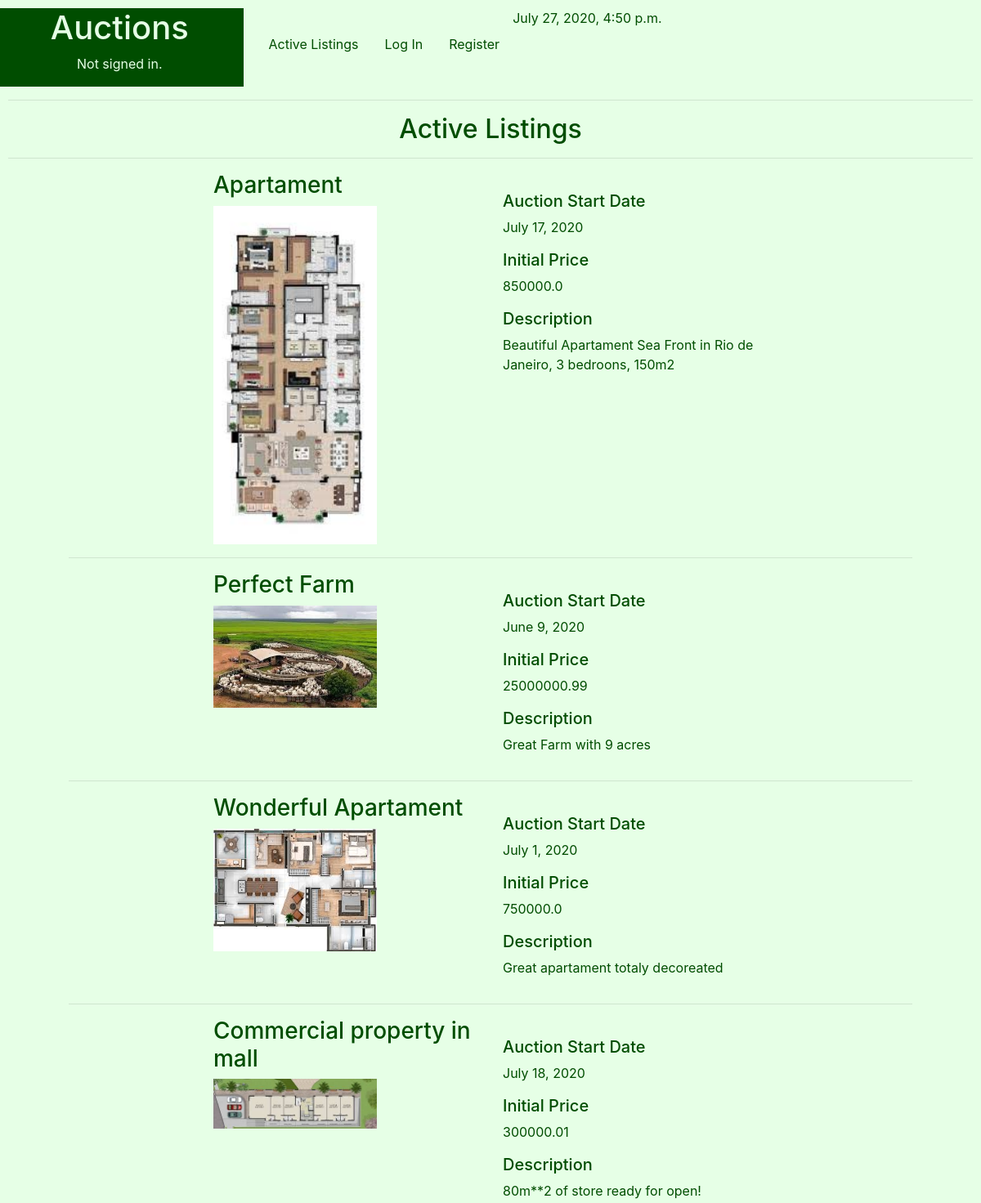
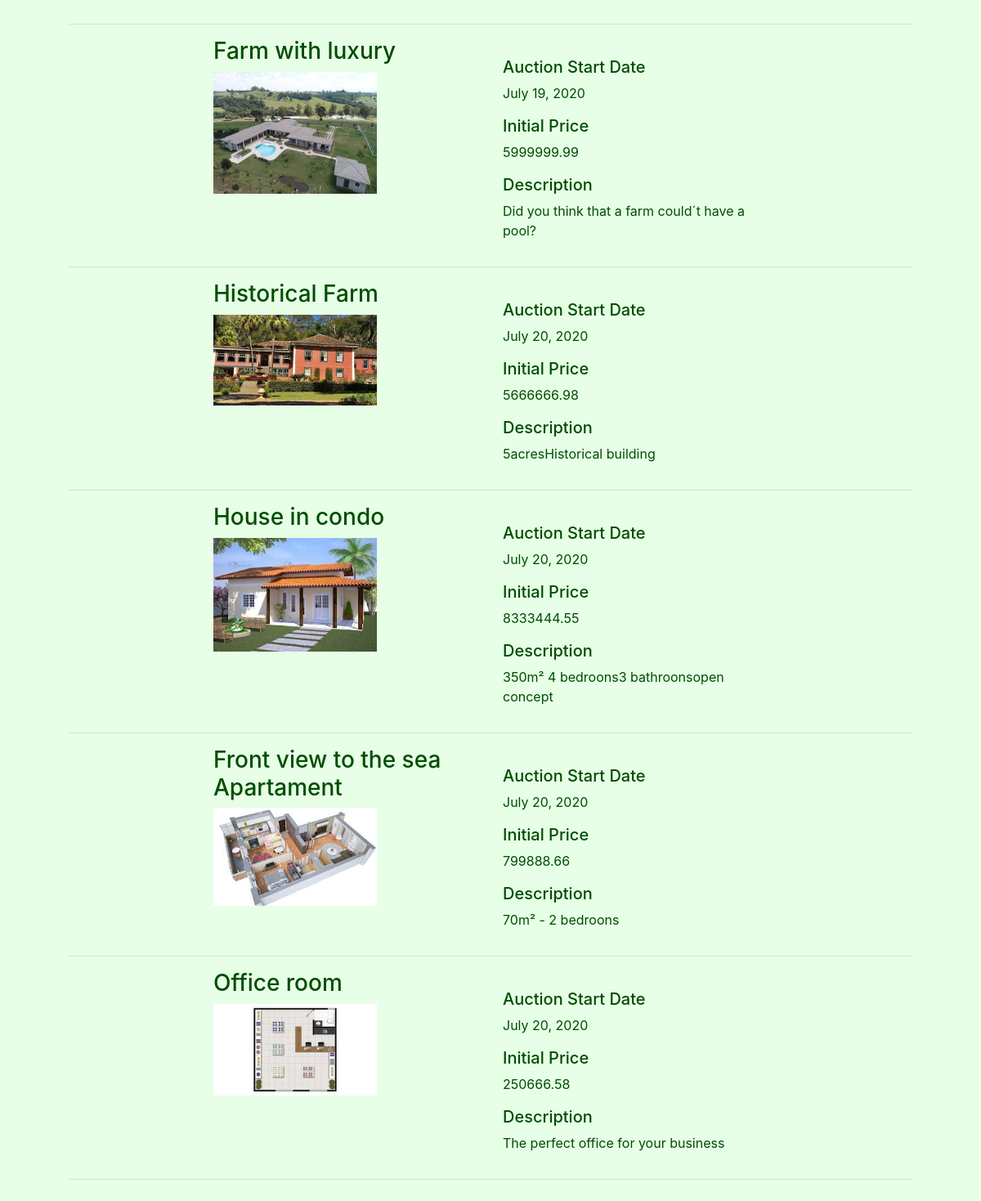
The page / on the database its author committed (2 pictures, top to bottom).
### auctions/models.py (models this page shows, shortened)
class Listings(models.Model):
    STATUS = (
        ('Active', 'Active - Receiving Bids'),
        ('To Begin', 'To Begin - De Auction didn´t start yet'),
        ('Closed', 'Closed - The seller gave up the auction'),
        ('Sold', 'Sold'),
    )
    Ltitle = models.CharField(help_text="Choose a title for your listing",max_length=50)
    Ccode=models.IntegerField(help_text="Categories Ex: 1-Apartament,2-Commercial,3-Farm, 4-House ") #foreign key from PropTypes
    Ldescription = models.CharField(max_length=250)
    Lprice = models.FloatField(help_text="starting bid Just USD") #initial price
    Ldatestart = models.DateField(help_text="Please use the following format: <em>YYYY-MM-DD</em>. for the auction start")
    Lduration = models.IntegerField(help_text="Duration expressed in days" )
    Luser = models.CharField(max_length=25)
    Limage= models.ImageField(upload_to="media", blank=True) #Name of the picture saved on static folder
    Lstatus = models.CharField(max_length=8, choices=STATUS )

### auctions/views.py (the view)
# urls.py: path('', views.index, name='index'),
def index(request):
    d = datetime.now()
    context={
            "d" : d,
            "ActiveListings": Listings.objects.all(),
    }
    return render(request, "auctions/index.html", context)

### auctions/templates/auctions/index.html (shortened to what this page needs)
{% extends "auctions/layout.html" %}
{% block body %}
  <h2 style=" text-align: center;">Active Listings</h2>
  <hr>
    <div class="form-group" >
      <form >
          {% if ActiveListings|length > 0 %}
              {% for Active in ActiveListings %}
                    {%if Active.Lstatus == "Active"%}
                        <div class="container" style="border:#004d00; width:90%">
                            <div class="row"  width="1700px">
                                <div class="col-lg-2">
                                </div>
                                <div class="col-lg-4">
                                    <h3>{{ Active.Ltitle }}</h3>
    		                            <img src=" {{Active.Limage.url}} "  width="200">
                                    <br>
                                </div>
                                <div class="col-lg-4">
                                  <br>
                                  <h5>Auction Start Date  </h5>
                                  <p>{{ Active.Ldatestart }}</p>
                                    <h5>Initial Price </h5>
                                    <p> {{ Active.Lprice }}</p>
                       	          <h5>Description</h5>
    					        	          <p>{{ Active.Ldescription }}</p>
                                </div>
                                <div class="col-lg-2">
                                </div>
                            </div>
                            <hr>
                        </div>
                    {%endif%}
    				  {% endfor %}
          {% else %}
    	         	<div class="form-group">
    		          	<output>No matches found</output>
    	        	</div>
          {% endif %}
    	</form>
    </div>
{% endblock %}

### auctions/static/auctions/styles.css (style rules this page uses)
body { padding: 10px; }

### auctions/templates/auctions/layout.html (style rules this page uses)
body { background-color:#e6ffe6 ; color: #004d00; }

### rows shown on the page
Listings: Ltitle "Apartament", Limage (picture), Ldatestart "July 17, 2020", Lprice "850000.0", Ldescription "Beautiful Apartament Sea Front in Rio de Janeiro, 3 bedroons, 150m2"
Listings: Ltitle "Perfect Farm", Limage (picture), Ldatestart "June 9, 2020", Lprice "25000000.99", Ldescription "Great Farm with 9 acres"
Listings: Ltitle "Wonderful Apartament", Limage (picture), Ldatestart "July 1, 2020", Lprice "750000.0", Ldescription "Great apartament totaly decoreated"
Listings: Ltitle "Commercial property in mall", Limage (picture), Ldatestart "July 18, 2020", Lprice "300000.01", Ldescription "80m**2 of store ready for open!"
Listings: Ltitle "Farm with luxury", Limage (picture), Ldatestart "July 19, 2020", Lprice "5999999.99", Ldescription "Did you think that a farm could´t have a pool?"
Listings: Ltitle "Historical Farm", Limage (picture), Ldatestart "July 20, 2020", Lprice "5666666.98", Ldescription "5acresHistorical building"
Listings: Ltitle "House in condo", Limage (picture), Ldatestart "July 20, 2020", Lprice "8333444.55", Ldescription "350m² 4 bedroons3 bathroonsopen concept"
Listings: Ltitle "Front view to the sea Apartament", Limage (picture), Ldatestart "July 20, 2020", Lprice "799888.66", Ldescription "70m² - 2 bedroons"
Listings: Ltitle "Office room", Limage (picture), Ldatestart "July 20, 2020", Lprice "250666.58", Ldescription "The perfect office for your business"
